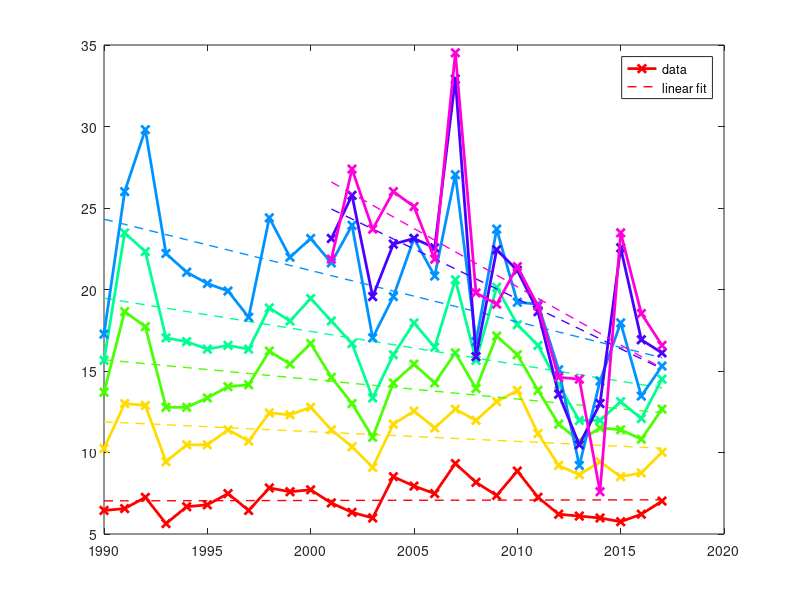

Reproduce this figure in MATLAB. (Note: this script raises an error after producing the figure.)
% Import Data
addpath('scripts')
err1 = importdata('txt/intensity_errors.txt');
err2 = importdata('txt/intensity_errors2.txt');

% Create the error matrix
err_h0 = vertcat(err1(:, 2), err2(:, 2));
err_h12 = vertcat(err1(:, 4), err2(:, 4));
err_h24 = vertcat(err1(:, 6), err2(:, 6));
err_h36 = vertcat(err1(:, 8), err2(:, 8));
err_h48 = vertcat(err1(:, 10), err2(:, 10));
err_h72 = vertcat(err1(:, 12), err2(:, 12));
err_h96 = vertcat(NaN(size(err1, 1), 1), err2(:, 14));
err_h120 = vertcat(NaN(size(err1, 1), 1), err2(:, 16));
years = 1990:2017;

errs = horzcat(err_h12, err_h24, err_h36, err_h48, err_h72, err_h96, err_h120);
errs = errs * 1.15078; % kts to mph
l_colors = hsv(size(errs, 2));
hs = zeros(size(errs, 2), 1);

% Plot the errors
figure('units','normalized','outerposition',[0 0 0.7 0.7]);
for i = 1:size(errs, 2)
    xx = years(~isnan(errs(:, i)));
    yy = errs(~isnan(errs(:, i)), i);
    
    p = polyfit(xx', yy,1); 
    f = polyval(p,xx); 
    plot(xx', yy, '-x', 'Color', l_colors(i, :), 'Linewidth', 2); hold on;
    hs(i) = plot(xx',f,'--', 'Color', l_colors(i, :), 'Linewidth', 1);
    legend('data','linear fit') 
end
legend(hs, strcat(arr_to_cell_str([12 24 36 48 72 96 120]), 'h'), ...
       'Orientation', 'Horizontal')
set(gca, 'Fontsize', 20, 'Fontweight', 'Bold'); grid on;
ylabel('Forecast Error (mph)'); xlabel('Year'); 
xlim([min(years) max(years)]); ylim([0 40]);